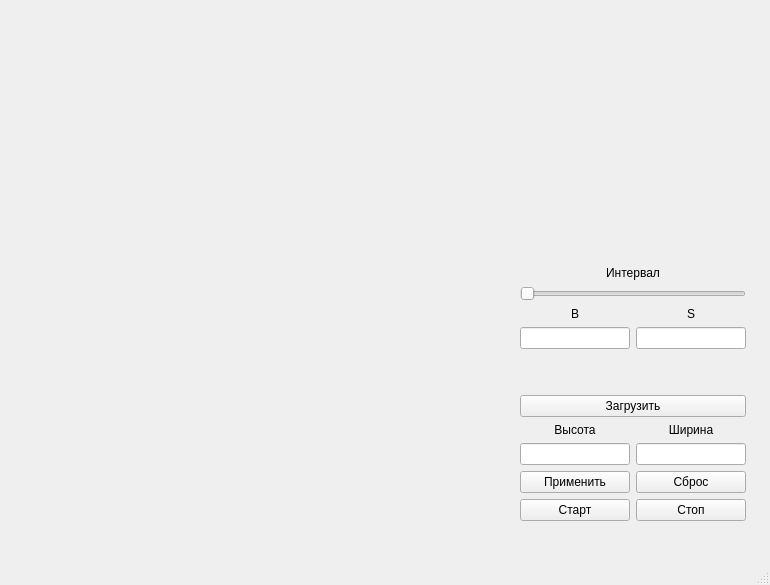
<?xml version="1.0" encoding="UTF-8"?>
<ui version="4.0">
 <class>MainWindow</class>
 <widget class="QMainWindow" name="MainWindow">
  <property name="geometry">
   <rect>
    <x>0</x>
    <y>0</y>
    <width>770</width>
    <height>585</height>
   </rect>
  </property>
  <property name="minimumSize">
   <size>
    <width>770</width>
    <height>585</height>
   </size>
  </property>
  <property name="maximumSize">
   <size>
    <width>770</width>
    <height>585</height>
   </size>
  </property>
  <property name="windowTitle">
   <string>Game of life</string>
  </property>
  <widget class="QWidget" name="centralwidget">
   <property name="sizeIncrement">
    <size>
     <width>0</width>
     <height>0</height>
    </size>
   </property>
   <widget class="game_widget" name="game" native="true">
    <property name="geometry">
     <rect>
      <x>12</x>
      <y>22</y>
      <width>500</width>
      <height>500</height>
     </rect>
    </property>
    <property name="sizePolicy">
     <sizepolicy hsizetype="Preferred" vsizetype="Preferred">
      <horstretch>50</horstretch>
      <verstretch>50</verstretch>
     </sizepolicy>
    </property>
    <property name="sizeIncrement">
     <size>
      <width>0</width>
      <height>0</height>
     </size>
    </property>
   </widget>
   <widget class="QWidget" name="layoutWidget">
    <property name="geometry">
     <rect>
      <x>520</x>
      <y>210</y>
      <width>226</width>
      <height>311</height>
     </rect>
    </property>
    <layout class="QVBoxLayout" name="verticalLayout_2" stretch="2,0,0,0,0,0">
     <item>
      <layout class="QVBoxLayout" name="interval_layout">
       <item>
        <spacer name="verticalSpacer">
         <property name="orientation">
          <enum>Qt::Vertical</enum>
         </property>
         <property name="sizeHint" stdset="0">
          <size>
           <width>0</width>
           <height>50</height>
          </size>
         </property>
        </spacer>
       </item>
       <item>
        <widget class="QLabel" name="label_3">
         <property name="text">
          <string>&lt;html&gt;&lt;head/&gt;&lt;body&gt;&lt;p align=&quot;center&quot;&gt;                       Интервал&lt;/p&gt;&lt;/body&gt;&lt;/html&gt;</string>
         </property>
        </widget>
       </item>
       <item>
        <widget class="QSlider" name="interval_slider">
         <property name="minimum">
          <number>50</number>
         </property>
         <property name="maximum">
          <number>1000</number>
         </property>
         <property name="orientation">
          <enum>Qt::Horizontal</enum>
         </property>
        </widget>
       </item>
      </layout>
     </item>
     <item>
      <layout class="QGridLayout" name="rule_grid">
       <item row="1" column="1">
        <widget class="QLineEdit" name="s_input"/>
       </item>
       <item row="1" column="0">
        <widget class="QLineEdit" name="b_input"/>
       </item>
       <item row="0" column="0">
        <widget class="QLabel" name="label_4">
         <property name="text">
          <string>&lt;html&gt;&lt;head/&gt;&lt;body&gt;&lt;p align=&quot;center&quot;&gt;B&lt;/p&gt;&lt;/body&gt;&lt;/html&gt;</string>
         </property>
        </widget>
       </item>
       <item row="0" column="1">
        <widget class="QLabel" name="label_5">
         <property name="text">
          <string>&lt;html&gt;&lt;head/&gt;&lt;body&gt;&lt;p align=&quot;center&quot;&gt;S&lt;/p&gt;&lt;/body&gt;&lt;/html&gt;</string>
         </property>
        </widget>
       </item>
      </layout>
     </item>
     <item>
      <spacer name="verticalSpacer_2">
       <property name="orientation">
        <enum>Qt::Vertical</enum>
       </property>
       <property name="sizeType">
        <enum>QSizePolicy::Fixed</enum>
       </property>
       <property name="sizeHint" stdset="0">
        <size>
         <width>20</width>
         <height>40</height>
        </size>
       </property>
      </spacer>
     </item>
     <item>
      <widget class="QPushButton" name="load_button">
       <property name="text">
        <string>Загрузить</string>
       </property>
      </widget>
     </item>
     <item>
      <layout class="QGridLayout" name="h_w_grid">
       <item row="1" column="1">
        <widget class="QLineEdit" name="height_input"/>
       </item>
       <item row="0" column="0">
        <widget class="QLabel" name="label_2">
         <property name="text">
          <string>&lt;html&gt;&lt;head/&gt;&lt;body&gt;&lt;p align=&quot;center&quot;&gt;         Высота&lt;/p&gt;&lt;/body&gt;&lt;/html&gt;</string>
         </property>
        </widget>
       </item>
       <item row="1" column="0">
        <widget class="QLineEdit" name="width_input"/>
       </item>
       <item row="0" column="1">
        <widget class="QLabel" name="label">
         <property name="sizePolicy">
          <sizepolicy hsizetype="Preferred" vsizetype="Preferred">
           <horstretch>0</horstretch>
           <verstretch>5</verstretch>
          </sizepolicy>
         </property>
         <property name="text">
          <string>&lt;html&gt;&lt;head/&gt;&lt;body&gt;&lt;p align=&quot;center&quot;&gt;        Ширина&lt;/p&gt;&lt;/body&gt;&lt;/html&gt;</string>
         </property>
        </widget>
       </item>
      </layout>
     </item>
     <item>
      <layout class="QGridLayout" name="game_controller">
       <item row="0" column="1">
        <widget class="QPushButton" name="reset_button">
         <property name="text">
          <string>Сброс</string>
         </property>
        </widget>
       </item>
       <item row="1" column="0">
        <widget class="QPushButton" name="start_button">
         <property name="text">
          <string>Старт</string>
         </property>
        </widget>
       </item>
       <item row="1" column="1">
        <widget class="QPushButton" name="stop_button">
         <property name="text">
          <string>Стоп</string>
         </property>
        </widget>
       </item>
       <item row="0" column="0">
        <widget class="QPushButton" name="apply_button">
         <property name="text">
          <string>Применить</string>
         </property>
        </widget>
       </item>
      </layout>
     </item>
    </layout>
   </widget>
  </widget>
  <widget class="QMenuBar" name="menubar">
   <property name="geometry">
    <rect>
     <x>0</x>
     <y>0</y>
     <width>770</width>
     <height>21</height>
    </rect>
   </property>
  </widget>
  <widget class="QStatusBar" name="statusbar"/>
 </widget>
 <customwidgets>
  <customwidget>
   <class>game_widget</class>
   <extends>QWidget</extends>
   <header location="global">game_widget.h</header>
   <container>1</container>
   <slots>
    <signal>game_started(bool)</signal>
    <signal>game_ended(bool)</signal>
    <slot>start()</slot>
    <slot>stop()</slot>
    <slot>clear()</slot>
    <slot>set_field_height(QString)</slot>
    <slot>set_field_width(QString)</slot>
    <slot>set_interval(int)</slot>
    <slot>apply()</slot>
    <slot>set_parametres()</slot>
    <slot>set_rule_b(QString)</slot>
    <slot>set_rule_s(QString)</slot>
   </slots>
  </customwidget>
 </customwidgets>
 <resources/>
 <connections>
  <connection>
   <sender>start_button</sender>
   <signal>clicked()</signal>
   <receiver>game</receiver>
   <slot>start()</slot>
   <hints>
    <hint type="sourcelabel">
     <x>629</x>
     <y>539</y>
    </hint>
    <hint type="destinationlabel">
     <x>181</x>
     <y>282</y>
    </hint>
   </hints>
  </connection>
  <connection>
   <sender>stop_button</sender>
   <signal>clicked()</signal>
   <receiver>game</receiver>
   <slot>stop()</slot>
   <hints>
    <hint type="sourcelabel">
     <x>743</x>
     <y>539</y>
    </hint>
    <hint type="destinationlabel">
     <x>215</x>
     <y>298</y>
    </hint>
   </hints>
  </connection>
  <connection>
   <sender>reset_button</sender>
   <signal>clicked()</signal>
   <receiver>game</receiver>
   <slot>clear()</slot>
   <hints>
    <hint type="sourcelabel">
     <x>743</x>
     <y>509</y>
    </hint>
    <hint type="destinationlabel">
     <x>246</x>
     <y>325</y>
    </hint>
   </hints>
  </connection>
  <connection>
   <sender>width_input</sender>
   <signal>textChanged(QString)</signal>
   <receiver>game</receiver>
   <slot>set_field_height(QString)</slot>
   <hints>
    <hint type="sourcelabel">
     <x>629</x>
     <y>477</y>
    </hint>
    <hint type="destinationlabel">
     <x>503</x>
     <y>433</y>
    </hint>
   </hints>
  </connection>
  <connection>
   <sender>height_input</sender>
   <signal>textChanged(QString)</signal>
   <receiver>game</receiver>
   <slot>set_field_width(QString)</slot>
   <hints>
    <hint type="sourcelabel">
     <x>743</x>
     <y>477</y>
    </hint>
    <hint type="destinationlabel">
     <x>511</x>
     <y>424</y>
    </hint>
   </hints>
  </connection>
  <connection>
   <sender>interval_slider</sender>
   <signal>valueChanged(int)</signal>
   <receiver>game</receiver>
   <slot>set_interval(int)</slot>
   <hints>
    <hint type="sourcelabel">
     <x>743</x>
     <y>295</y>
    </hint>
    <hint type="destinationlabel">
     <x>511</x>
     <y>304</y>
    </hint>
   </hints>
  </connection>
  <connection>
   <sender>apply_button</sender>
   <signal>clicked()</signal>
   <receiver>game</receiver>
   <slot>apply()</slot>
   <hints>
    <hint type="sourcelabel">
     <x>629</x>
     <y>509</y>
    </hint>
    <hint type="destinationlabel">
     <x>511</x>
     <y>542</y>
    </hint>
   </hints>
  </connection>
  <connection>
   <sender>b_input</sender>
   <signal>textChanged(QString)</signal>
   <receiver>game</receiver>
   <slot>set_rule_b(QString)</slot>
   <hints>
    <hint type="sourcelabel">
     <x>629</x>
     <y>348</y>
    </hint>
    <hint type="destinationlabel">
     <x>511</x>
     <y>386</y>
    </hint>
   </hints>
  </connection>
  <connection>
   <sender>s_input</sender>
   <signal>textChanged(QString)</signal>
   <receiver>game</receiver>
   <slot>set_rule_s(QString)</slot>
   <hints>
    <hint type="sourcelabel">
     <x>743</x>
     <y>348</y>
    </hint>
    <hint type="destinationlabel">
     <x>511</x>
     <y>443</y>
    </hint>
   </hints>
  </connection>
  <connection>
   <sender>load_button</sender>
   <signal>clicked()</signal>
   <receiver>MainWindow</receiver>
   <slot>load()</slot>
   <hints>
    <hint type="sourcelabel">
     <x>602</x>
     <y>406</y>
    </hint>
    <hint type="destinationlabel">
     <x>544</x>
     <y>366</y>
    </hint>
   </hints>
  </connection>
  <connection>
   <sender>game</sender>
   <signal>game_started(bool)</signal>
   <receiver>apply_button</receiver>
   <slot>setDisabled(bool)</slot>
   <hints>
    <hint type="sourcelabel">
     <x>422</x>
     <y>234</y>
    </hint>
    <hint type="destinationlabel">
     <x>569</x>
     <y>499</y>
    </hint>
   </hints>
  </connection>
  <connection>
   <sender>game</sender>
   <signal>game_ended(bool)</signal>
   <receiver>apply_button</receiver>
   <slot>setEnabled(bool)</slot>
   <hints>
    <hint type="sourcelabel">
     <x>381</x>
     <y>148</y>
    </hint>
    <hint type="destinationlabel">
     <x>550</x>
     <y>507</y>
    </hint>
   </hints>
  </connection>
 </connections>
 <slots>
  <slot>apply()</slot>
  <slot>load()</slot>
 </slots>
</ui>
